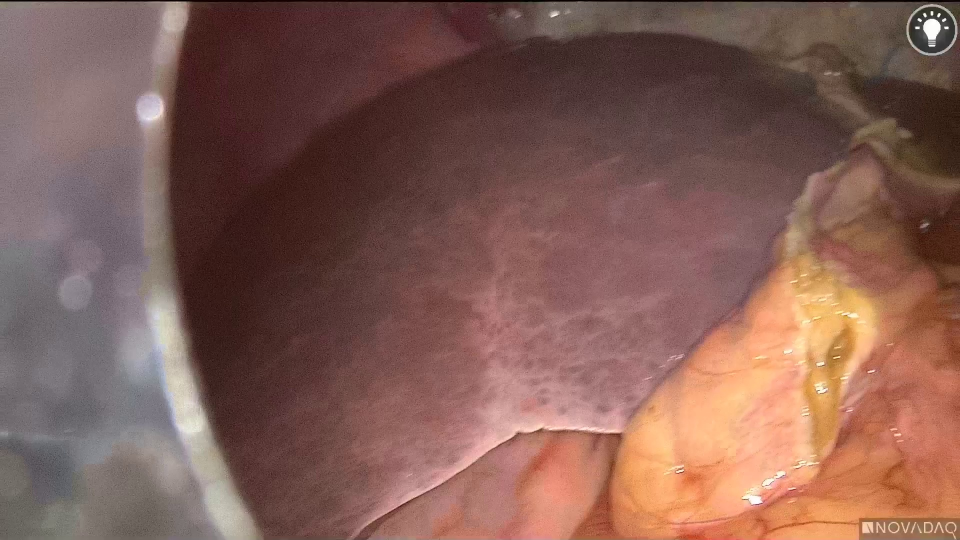
#> input picture data_temp/images/0019680.jpg, 1920 x 1080 px (shown at 1/2 size); its folder holds only this picture in this run
$ python process_videos_v2.py
#> lines starting #> are read from the running program, lines starting #| are printed output that depends on the picture; after the words box and inside, x2 and y2 are one past the last pixel; in counts of white or black regions, pixels touching at a corner belong together
#!/usr/bin/env python3
"""
视频处理脚本 V2
处理data_temp中的图片，生成4个视频：
1. images → surgical video (前40张)
2. images叠加masks_c → ground truth (前40张)
3. images叠加prediction → landmark detection (前40张)
4. Movie_035.mp4中部下方截取窗口 → reconstructed point cloud
"""

import os
import cv2
import numpy as np
from PIL import Image
import glob
import subprocess
import shutil

def ensure_dir(directory):
    """确保目录存在"""
    os.makedirs(directory, exist_ok=True)

def get_sorted_files(directory, extension, limit=None):
    """获取排序后的文件列表，可限制数量"""
    pattern = os.path.join(directory, f"*.{extension}")
    files = glob.glob(pattern)
    # 按文件名数字排序
    files.sort(key=lambda x: int(os.path.splitext(os.path.basename(x))[0]))
    if limit:
        files = files[:limit]
    return files

def overlay_images(base_img_path, overlay_img_path, output_path, alpha=0.6):
    """叠加两张图片"""
    try:
        # 读取基础图片 (JPG)
        base = cv2.imread(base_img_path)
        if base is None:
            print(f"无法读取基础图片: {base_img_path}")
            return False

        # 读取覆盖图片 (PNG)
        overlay = cv2.imread(overlay_img_path, cv2.IMREAD_UNCHANGED)
        if overlay is None:
            print(f"无法读取覆盖图片: {overlay_img_path}")
            return False

        # 调整覆盖图片尺寸匹配基础图片
        if overlay.shape[:2] != base.shape[:2]:
            overlay = cv2.resize(overlay, (base.shape[1], base.shape[0]))

        # 如果覆盖图片有alpha通道，使用它；否则创建一个
        if overlay.shape[2] == 4:
            # 有alpha通道
            overlay_rgb = overlay[:, :, :3]
            alpha_channel = overlay[:, :, 3] / 255.0
        else:
            # 没有alpha通道，创建一个基于非黑色像素的mask
            overlay_rgb = overlay
            gray = cv2.cvtColor(overlay, cv2.COLOR_BGR2GRAY)
            alpha_channel = np.where(gray > 10, alpha, 0)  # 非黑色区域使用alpha值

        # 扩展alpha通道到3个维度
        alpha_channel = np.stack([alpha_channel] * 3, axis=2)

        # 进行alpha混合
        result = base.astype(float) * (1 - alpha_channel) + overlay_rgb.astype(float) * alpha_channel
        result = result.astype(np.uint8)

        # 保存结果
        cv2.imwrite(output_path, result)
        return True

    except Exception as e:
        print(f"叠加图片时出错: {e}")
        return False

# [65 lines left out: function crop_video_window, not called in this run]

def create_video_from_images(image_dir, output_video, fps=2):
    """从图片目录创建视频"""
    try:
        # 获取图片列表
        image_files = get_sorted_files(image_dir, "jpg")
        if not image_files:
            print(f"在 {image_dir} 中没有找到JPG图片")
            return False

        print(f"找到 {len(image_files)} 张图片")

        # 使用ffmpeg创建视频
        ffmpeg_cmd = [
            'ffmpeg', '-y',  # -y 覆盖输出文件
            '-framerate', str(fps),
            '-pattern_type', 'glob',
            '-i', os.path.join(image_dir, '*.jpg'),
            '-c:v', 'libx264',
            '-pix_fmt', 'yuv420p',
            '-crf', '23',  # 质量参数
            output_video
        ]

        print(f"运行ffmpeg命令: {' '.join(ffmpeg_cmd)}")
        result = subprocess.run(ffmpeg_cmd, capture_output=True, text=True)

        if result.returncode == 0:
            print(f"成功创建视频: {output_video}")
            return True
        else:
            print(f"ffmpeg错误: {result.stderr}")
            return False

    except Exception as e:
        print(f"创建视频时出错: {e}")
        return False

def main():
    # 定义路径
    data_dir = "data_temp"
    images_dir = os.path.join(data_dir, "images")
    masks_dir = os.path.join(data_dir, "masks_c")
    prediction_dir = os.path.join(data_dir, "prediction")

    output_base = "temp_processed"
    surgical_dir = os.path.join(output_base, "surgical")
    gt_dir = os.path.join(output_base, "ground_truth")
    ld_dir = os.path.join(output_base, "landmark_detection")

    videos_output = "public/Videos/Demo4"
    input_movie = "Movie_035.mp4"

    # 创建临时输出目录
    for d in [surgical_dir, gt_dir, ld_dir, videos_output]:
        ensure_dir(d)

    print("开始处理图片（前40张）...")

    # 1. 处理surgical video (直接复制images前40张)
    print("1. 处理 Surgical Video...")
    image_files = get_sorted_files(images_dir, "jpg", limit=40)  # 限制为前40张
    for img_file in image_files:
        filename = os.path.basename(img_file)
        shutil.copy2(img_file, os.path.join(surgical_dir, filename))
    print(f"复制了 {len(image_files)} 张图片")

    # 2. 处理ground truth (images + masks_c，前40张)
    print("2. 处理 Ground Truth...")
    count = 0
    for img_file in image_files:  # 使用前40张
        base_name = os.path.splitext(os.path.basename(img_file))[0]
        mask_file = os.path.join(masks_dir, f"{base_name}.png")
        output_file = os.path.join(gt_dir, f"{base_name}.jpg")

        if os.path.exists(mask_file):
            if overlay_images(img_file, mask_file, output_file, alpha=0.4):
#> in overlay_images, base is the input picture: shape (1080, 1920, 3); mean B, G, R 84.7, 93.7, 130.2
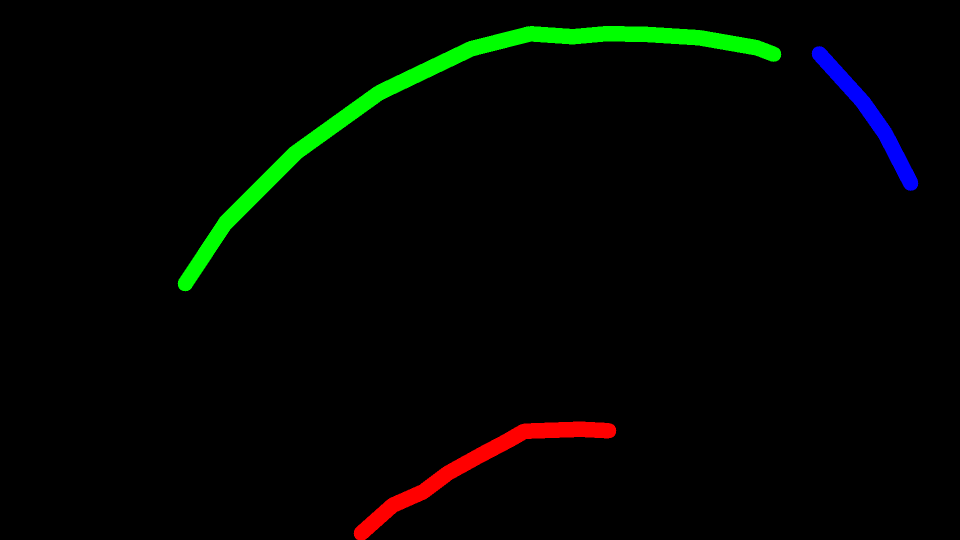
#> input picture data_temp/masks_c/0019680.png, 1920 x 1080 px (shown at 1/2 size)
#> in overlay_images, overlay is the input picture: shape (1080, 1920, 4); mean B, G, R, A 1.3, 5.3, 2.2, 8.8
#> in overlay_images, `alpha_channel = overlay[:, :, 3] / 255.0`:
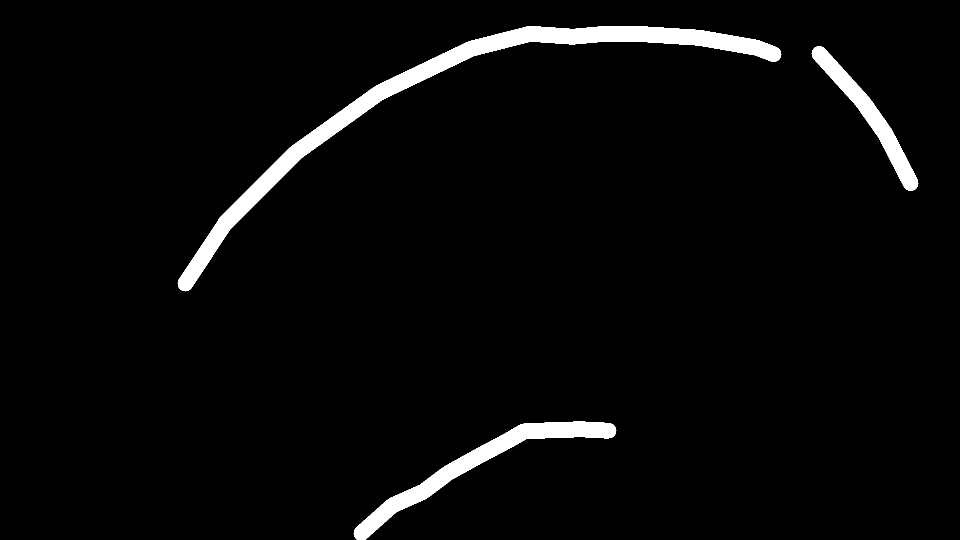
#> alpha_channel: shape (1080, 1920) float64 (shown at 1/2 size); values 0 (black) and 1 (white), 3.5% white; 3 white regions, box (x1, y1, x2, y2) and area: (355, 52, 1563, 583) 43283, (707, 843, 1233, 1080) 17873, (1623, 92, 1837, 382) 10575
#> in overlay_images, `result = base.astype(float) * (1 - alpha_channel) + overlay_rgb.astype..`:
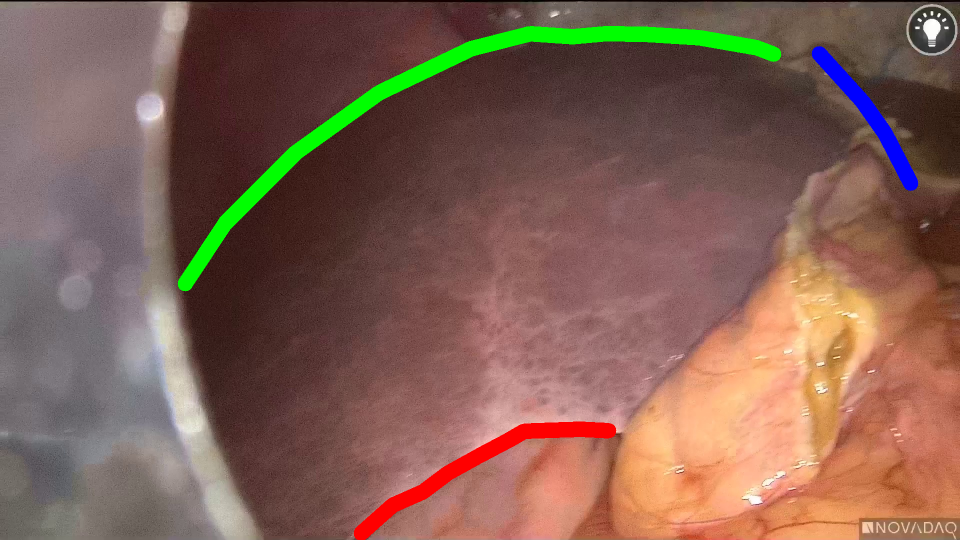
#> result: shape (1080, 1920, 3) float64 (shown at 1/2 size); mean B, G, R 83.6, 96.4, 128.7
                count += 1
        else:
            # 如果没有对应的mask，直接复制原图
            shutil.copy2(img_file, output_file)
            count += 1
    print(f"处理了 {count} 张ground truth图片")

    # 3. 处理landmark detection (images + prediction，前40张)
    print("3. 处理 Landmark Detection...")
    count = 0
    for img_file in image_files:  # 使用前40张
        base_name = os.path.splitext(os.path.basename(img_file))[0]
        pred_file = os.path.join(prediction_dir, f"{base_name}.png")
        output_file = os.path.join(ld_dir, f"{base_name}.jpg")

        if os.path.exists(pred_file):
            if overlay_images(img_file, pred_file, output_file, alpha=0.7):
                count += 1
        else:
            # 如果没有对应的prediction，直接复制原图
            shutil.copy2(img_file, output_file)
            count += 1
    print(f"处理了 {count} 张landmark detection图片")

    # 生成视频
    print("\n开始生成视频...")

    # 前三个视频从图片生成
    image_videos = [
        (surgical_dir, os.path.join(videos_output, "surgical_video.mp4")),
        (gt_dir, os.path.join(videos_output, "ground_truth.mp4")),
        (ld_dir, os.path.join(videos_output, "landmark_detection.mp4"))
    ]

    for img_dir, video_path in image_videos:
        print(f"生成视频: {video_path}")
        create_video_from_images(img_dir, video_path, fps=2)
#> (the call stopped at in create_video_from_images, `result = subprocess.run(ffmpeg_cmd, capture_output=True, text=True)`: subprocess is not available in this run)

    # 4. 处理point cloud (从Movie_035.mp4截取窗口)
    print("4. 处理 Reconstructed Point Cloud...")
    point_cloud_video = os.path.join(videos_output, "point_cloud.mp4")

    if os.path.exists(input_movie):
        # 计算视频时长：40张图片，2fps = 20秒
        video_duration = len(image_files) / 2.0  # 40张图片 / 2fps = 20秒
        crop_video_window(input_movie, point_cloud_video, {}, fps=2, duration=video_duration)
    else:
        print(f"找不到输入视频: {input_movie}")

    # 清理临时文件
    print("\n清理临时文件...")
    shutil.rmtree(output_base)

    print("所有视频生成完成！")

if __name__ == "__main__":
    main()
